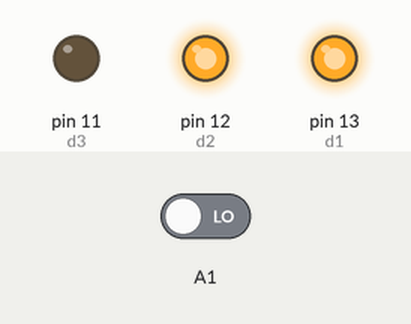
This sketch was run on a simulated Arduino Uno, built with avr-gcc and run on an emulated ATmega328P. On the bench: output pins drawn as LEDs (lit = HIGH). The inputs (shaded band) are chosen by the test bench; at power-on: A1 LOW.

Above: at 0.05 s.
At 0.25 s:
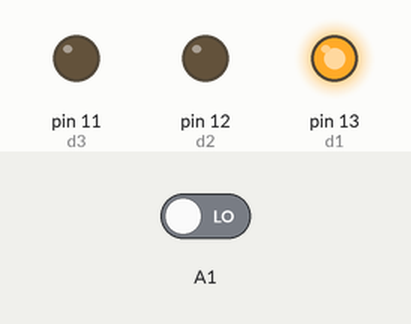
At 0.65 s:
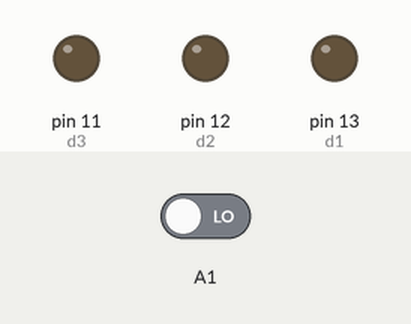
At 1.35 s:
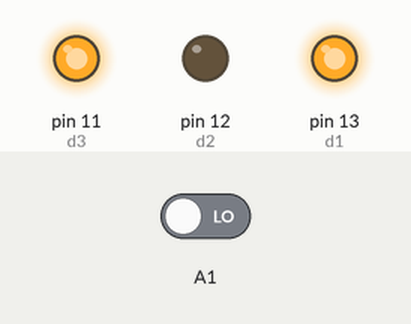
At 2.05 s:
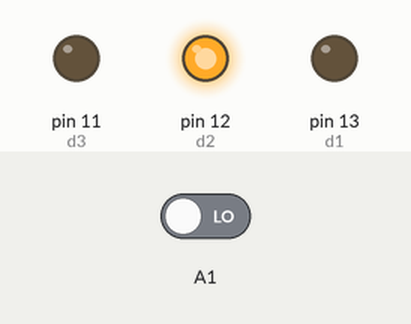
At 2.75 s:
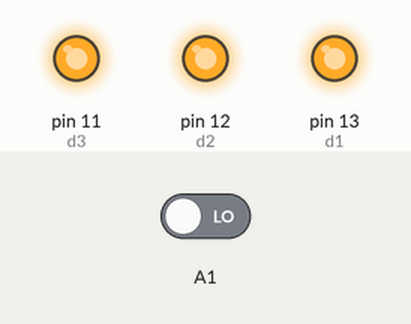
Timing chart, 0 to 3.0 s (numbered marks = the images above):
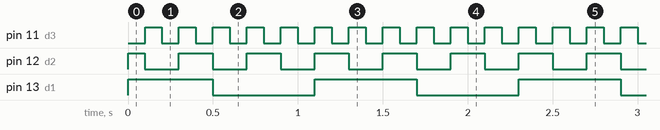

The sketch:

Cyclic_Executive_with_interrupt.ino
```cpp
#define d1 13
#define d2 12
#define d3 11
#define d4 10

/* 4 Tasks:
 *     T1 - T = 100ms   -> Led d1 toggle
 *     T2 - T = 200ms   -> Led d2 toggle
 *     T3 - T = 600ms   -> Led d3 toggle
 *     T4 - T = 100ms   -> Led d4 copied from button A1
 */

void t1() {digitalWrite(d1, !digitalRead(d1));}
void t2() {digitalWrite(d2, !digitalRead(d2));}
void t3() {digitalWrite(d3, !digitalRead(d3));}
void t4() {digitalWrite(d4,  digitalRead(A1));}

void m1() {
 t1();
 t2();
 t3();
 t4();
}

void m2() {
 t3();
 t4();
}

void m3() {
 t2();
 t3();
 t4();
}

void m4() {
 t3();
 t4();
}

void m5() {
 t2();
 t3();
 t4();
}

void m6() {
 t3();
 t4();
}

// the setup function runs once when you press reset or power the board
void setup() {
  // initialize digital pin LED_BUILTIN as an output.
  pinMode(d4, OUTPUT);
  pinMode(d3, OUTPUT);
  pinMode(d2, OUTPUT);
  pinMode(d1, OUTPUT);

  noInterrupts(); // function is used to disable all interrupts before configuring the timer
  TCCR1A = 0;
  TCCR1B = 0;
  TCNT1 = 0;

  //No exemplo timer1 usa o 31250
  //use the Compare Match A interrupt with a frequency of 10 Hz (compare match register set to 6250 for a 16MHz clock and 256 prescaler).
  OCR1A = 6250; // compare match register 16MHz/256/10Hz
  //OCR1A = 31250; // compare match register 16MHz/256/2Hz
  //OCR1A = 31;    // compare match register 16MHz/256/2kHz
  TCCR1B |= (1 << WGM12); // CTC mode  Sets the Waveform Generation Mode to Clear Timer on Compare Match (CTC) mode.
  TCCR1B |= (1 << CS12); // 256 prescaler, Sets the prescaler to 256
  TIMSK1 |= (1 << OCIE1A); // enable timer compare interrupt, Enables the Timer/Counter1 Compare Match A interrupt.
  interrupts(); // enable all interrupts
}

volatile int go = 0;
// indicating that it may be changed at any time outside the control of the code.
//******!!!It serves as a flag to signal the main loop when to proceed.

//interrupt service routine (ISR) named TIMER1_COMPA_vect
ISR(TIMER1_COMPA_vect){//timer1 interrupt
  go = 1; //The ISR sets the go variable to 1, indicating that the main loop can proceed with the next set of tasks.
  //This interrupt is generated when the Timer 1 counter matches the value set in the OCR1A register.
}


/*
The wait function is introduced to pause the execution of the main loop until the go flag is set by the interrupt service routine. This ensures synchronization between the
periodic interrupt and the main loop execution.
*/
void wait() {
  while (go == 0);
  go = 0;
}

// the loop function runs over and over again forever
//This allows for a more precise timing control and responsiveness in the execution of tasks.
//uses interrupts to signal when the next set of tasks should be executed.
void loop() {
  m1();
  wait();
  m2();
  wait();
  m3();
  wait();
  m4();
  wait();
  m5();
  wait();
  m6();
  wait();
}
```

Measured:
- by itself, pin 11 (d3): alternates HIGH for 0.10 s and LOW for 0.10 s
- by itself, pin 12 (d2): repeats every 0.40 s: LOW 0.20 s, HIGH 0.20 s
- by itself, pin 13 (d1): alternates HIGH for 0.60 s and LOW for 0.60 s
